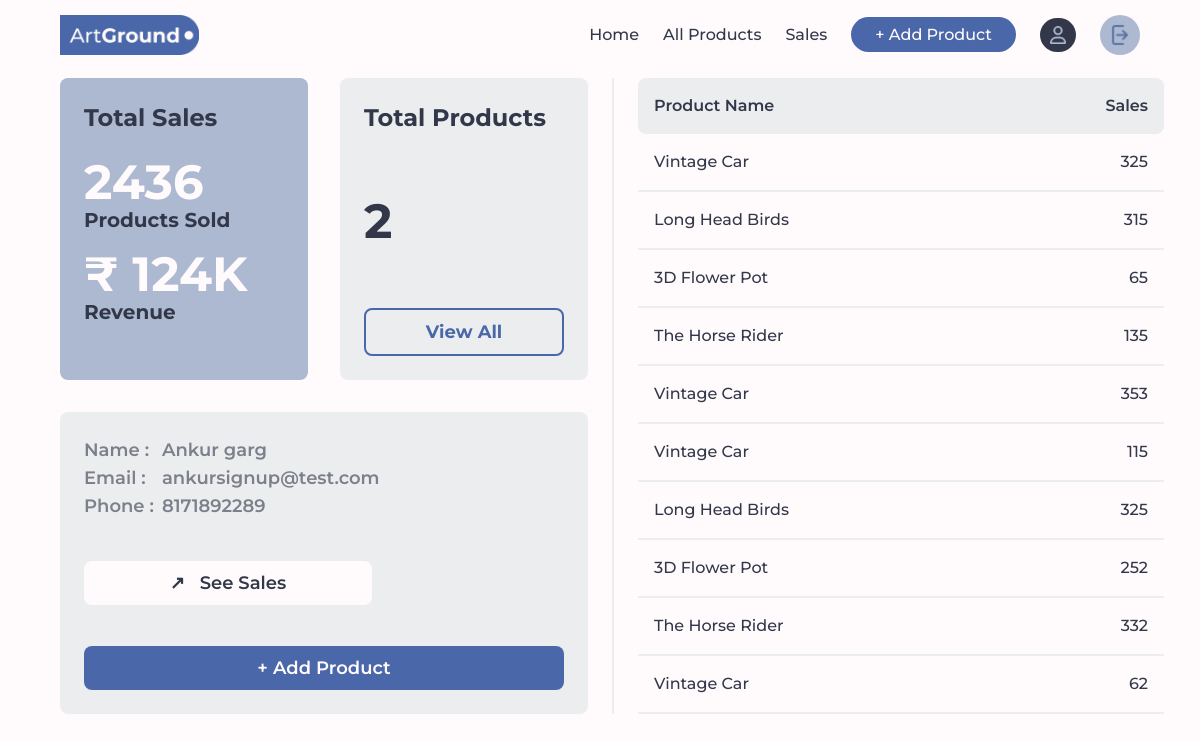
The page /seller/home (signed in) on the database as committed earlier.
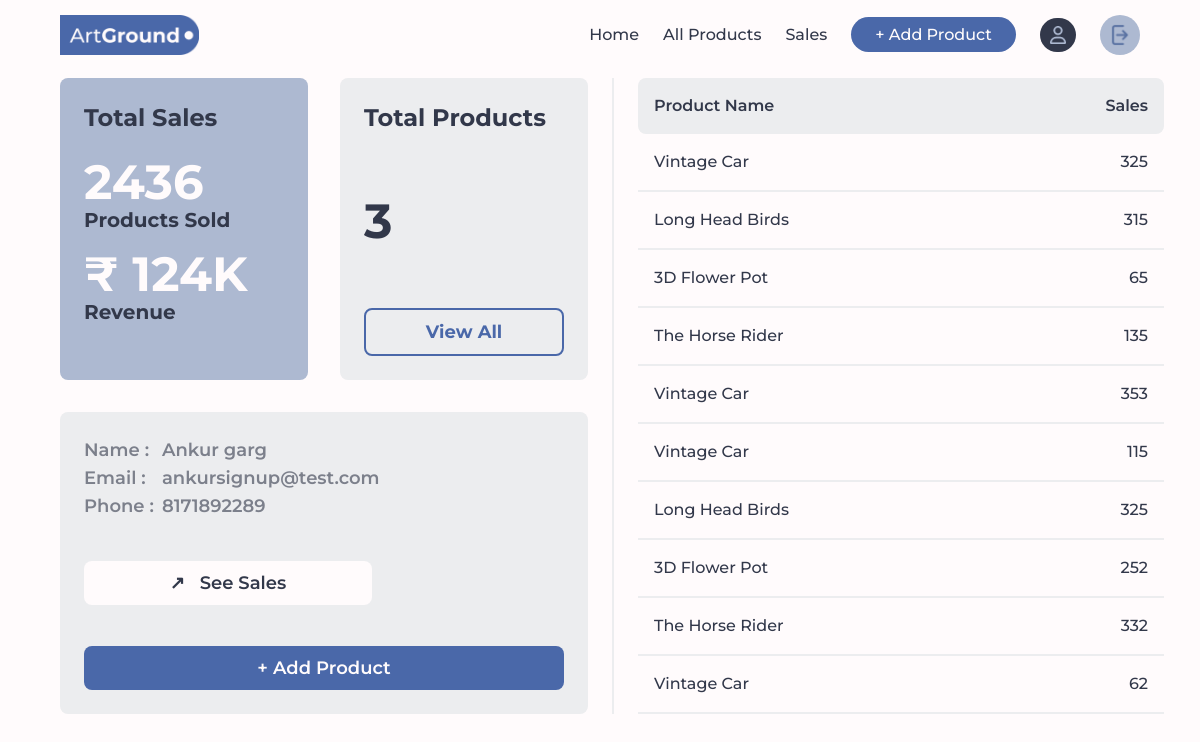
The same page on the database as committed later.
### Account/models.py (models this page shows, shortened)
class User(AbstractBaseUser,PermissionsMixin):
    email = models.EmailField(unique=True)
    is_customer = models.BooleanField(default=False)
    is_seller = models.BooleanField(default=False)
    is_staff = models.BooleanField(default=False)
    is_active = models.BooleanField(default=True)
    USERNAME_FIELD = 'email'
    REQUIRED_FIELDS = []
    objects = CustomUserManager()
    def __str__(self):
        return self.email

class Seller(models.Model):
    user = models.OneToOneField(User, on_delete=models.CASCADE, primary_key=True)
    phone_number = models.CharField(max_length=10)
    full_name = models.CharField(max_length=100)

### Seller/views.py (the view)
# urls.py: path('home', views.sellerHome, name='sellerHome'),
@login_required()
@seller_required
def sellerHome(request):
    product_sales = [
        {
            'id': 1,
            'image': "../../static/assets/products/product-1.png",
            'title': "Vintage Car",
            'price': "449",
            'sales': "325",
        },
        {
            'id': 2,
            'image': "../../static/assets/products/product-2.png",
            'title': "Long Head Birds",
            'price': "899",
            'sales': "315",
        },
        {
            'id': 3,
            'image': "../../static/assets/products/product-3.png",
            'title': "3D Flower Pot",
            'price': "1299",
            'sales': "65",
        },
        {
            'id': 4,
            'image': "../../static/assets/products/product-4.png",
            'title': "The Horse Rider",
            'price': "999",
            'sales': "135",
        },
        {
            'id': 5,
            'image': "../../static/assets/products/product-1.png",
            'title': "Vintage Car",
            'price': "449",
            'sales': "353",
        },
        {
            'id': 1,
            'image': "../../static/assets/products/product-1.png",
            'title': "Vintage Car",
            'price': "449",
            'sales': "115",
        },
        {
            'id': 2,
            'image': "../../static/assets/products/product-2.png",
            'title': "Long Head Birds",
            'price': "899",
            'sales': "325",
        },
        {
            'id': 3,
            'image': "../../static/assets/products/product-3.png",
            'title': "3D Flower Pot",
            'price': "1299",
            'sales': "252",
        },
        {
            'id': 4,
            'image': "../../static/assets/products/product-4.png",
            'title': "The Horse Rider",
            'price': "999",
            'sales': "332",
        },
        {
            'id': 5,
            'image': "../../static/assets/products/product-1.png",
            'title': "Vintage Car",
            'price': "449",
            'sales': "62",
        },
    ]
    return render(request, 'sellerHome.html', {'product_sales': product_sales})

### Seller/templatetags/seller_filters.py (called while the page is built)
@register.filter(name='total_products_listed')
def total_products_list(user):
    products = list(Product.objects.filter(seller=user))
    return len(products)

### Seller/templates/sellerHome.html (shortened to what this page needs)
{% load static %} {% load static tailwind_tags %}
{% load seller_filters %}
<!DOCTYPE html>
<html lang="en">
  <head>
    {% tailwind_css %}
    <link rel="stylesheet" href="{% static 'styles.css' %}" />
  </head>
  <body class="bg-primary px-[60px] w-[100vw] overflow-x-hidden">
    {% include 'sellerNavbar.html' %}
    <div class="grid grid-cols-2 gap-6 h-[85vh] mt-2">
      <div class="grid grid-cols-2 grid-rows-2 gap-8">
        <div
          class="bg-secondary flex flex-col gap-6 rounded-lg p-6 text-2xl font-bold"
        >
          <h1 class="text-text">Total Sales</h1>
          <div class="flex flex-col gap-4">
            <span class="flex flex-col">
              <span class="text-primary text-5xl">2436</span>
              <span class="text-text text-xl">Products Sold</span>
            </span>
            <span class="flex flex-col">
              <span class="text-primary text-5xl">₹ 124K</span>
              <span class="text-text text-xl">Revenue</span>
            </span>
          </div>
        </div>
        <div
          class="bg-product rounded-lg flex flex-col justify-between p-6 text-2xl font-bold"
        >
          <h1 class="text-text">Total Products</h1>
          <div class="text-text text-5xl">
            {{ request.user.seller|total_products_listed }}
          </div>
          <a
            href="{% url 'allProducts' %}"
            class="text-accent border-2 border-accent text-lg p-2 rounded-lg text-center"
          >
            View All
          </a>
        </div>
        <div
          class="col-span-2 bg-product flex flex-col justify-between rounded-lg p-6 text-lg font-semibold"
        >
          <div class="flex text-text opacity-60 gap-2">
            <div class="flex flex-col">
              <span>Name :</span>
              <span>Email :</span>
                <span>Phone :</span>
            </div>
            <div class="flex flex-col">
              <span>{{ request.user.seller.full_name }}</span>
              <span>{{ request.user }}</span>
                <span>{{ request.user.seller.phone_number }}</span>
            </div>
          </div>
          <button
            class="bg-primary text-center text-text p-2 rounded-lg w-[60%]"
          >
            <a href="{% url 'TotalSales' %}">
              ↗ &nbsp; See Sales
            </a>
          </button>
          <button class="bg-accent text-primary text-center p-2 rounded-lg">
            <a href="{% url 'addProducts' %}">
              + Add Product
            </a>
          </button>
        </div>
      </div>
      <div class="border-l-2 border-product">
        <div class="w-full ml-6 flex flex-col">
          <span
            class="flex justify-between items-center p-4 rounded-lg bg-product text-text font-semibold"
          >
            <p>Product Name</p>
            <p>Sales</p>
          </span>
          {% for product in product_sales %}
          <span
            class="flex justify-between items-center p-4 border-b-2 border-product text-text font-medium"
          >
            <p>{{product.title}}</p>
            <p>{{product.sales}}</p>
          </span>
          {% endfor %}
        </div>
      </div>
    </div>
  </body>
</html>

Rows that differ between the two databases and show on the page:
changed User "ankursignup@test.com": user.seller|total_products_listed "2" → "3"
